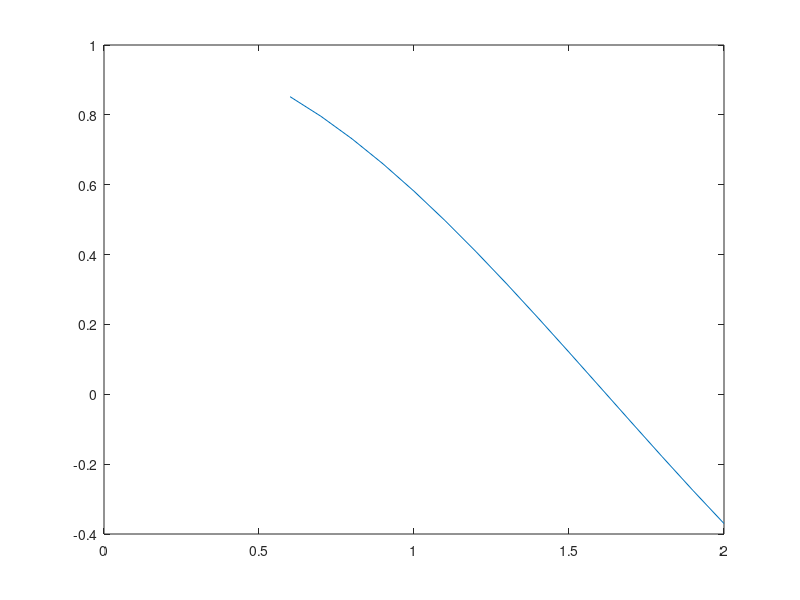

Here is the MATLAB script that generated this plot:
%% simulation parameters
y_min = 0.5;
y_max = 2.0;
delta_y = 0.1;
y = y_min:delta_y:y_max;

%%
capacitance = [];
for y_loop = y
    conductor_properties = sin(y_loop)*[0 1];
    capacitance_loop = conductor_properties(2);
    capacitance = [capacitance capacitance_loop]; 
end

%%
dy = diff(y);
dc = diff(capacitance);
dc_dy = dc./dy;
plot(y(2:end),dc_dy)